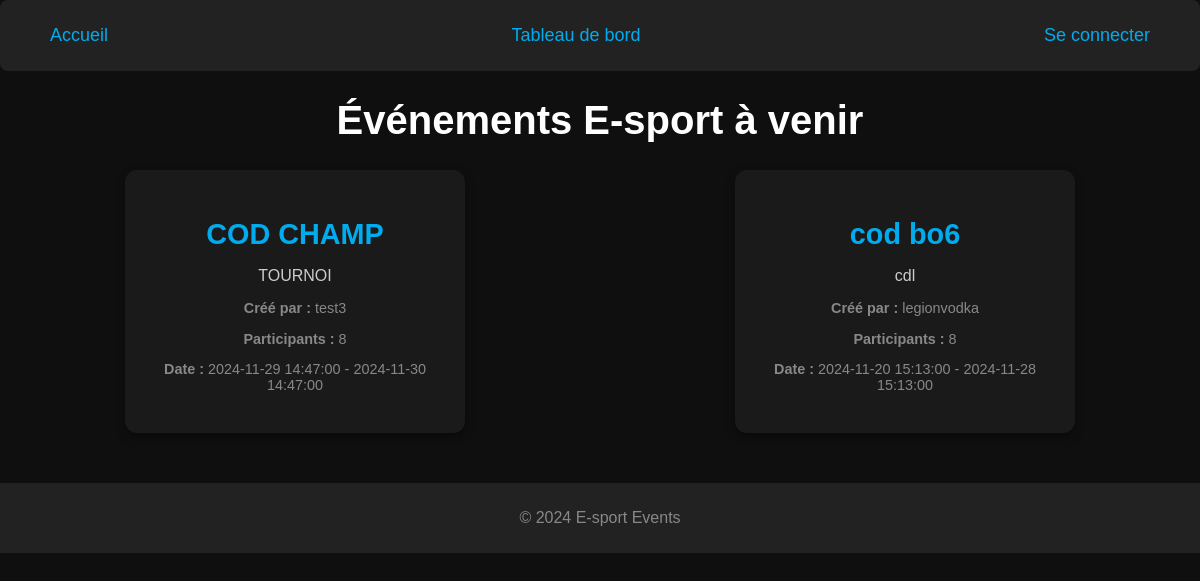
Screenshot of /events.php with the database file from the repository.
### tables this page shows
CREATE TABLE `events` (
  `id` int(11) NOT NULL,
  `title` varchar(255) NOT NULL,
  `start_date` datetime NOT NULL,
  `end_date` datetime NOT NULL,
  `player_count` int(11) NOT NULL,
  `status` enum('en attente','validé','refusé') DEFAULT 'en attente',
  `score` varchar(255) DEFAULT NULL,
  `created_by` int(11) NOT NULL,
  `validated_by` int(11) DEFAULT NULL,
  `description` text DEFAULT NULL,
  `username` varchar(50) DEFAULT NULL
);

CREATE TABLE `users` (
  `id` int(11) NOT NULL,
  `username` varchar(50) NOT NULL,
  `email` varchar(100) NOT NULL,
  `password` varchar(255) NOT NULL,
  `created_at` timestamp NOT NULL DEFAULT current_timestamp(),
  `role` enum('admin','user') DEFAULT 'user'
);

### events.php (the view, shortened to what this page needs)
<?php
require_once('config.php');
$stmt = $pdo->prepare("SELECT events.*, users.username FROM events JOIN users ON events.created_by = users.id WHERE events.status = 'validé' ORDER BY start_date DESC");
$stmt->execute();
$events = $stmt->fetchAll();
?>
<!DOCTYPE html>
<html lang="fr">
<head>
</head>
<body>
    <header>
        <nav>
            <a href="index.html">Accueil</a>
            <a href="dashboard.php">Tableau de bord</a>
            <a href="login.php">Se connecter</a>
        </nav>
    </header>
    <main>
        <h1 style="text-align: center; color: #fff; font-size: 2.5em;">Événements E-sport à venir</h1>
        <div class="event-list">
            <?php if (count($events) > 0): ?>
                <?php foreach ($events as $event): ?>
                    <div class="event-card">
                        <h3 class="event-title"><?php echo htmlspecialchars($event['title']); ?></h3>
                        <p class="event-description"><?php echo htmlspecialchars($event['description']); ?></p>
                        <div class="event-meta">
                            <p><strong>Créé par :</strong> <?php echo htmlspecialchars($event['username']);  ?> </p>
                            <p><strong>Participants :</strong> <?php echo htmlspecialchars($event['player_count']); ?></p>
                            <p><strong>Date :</strong> <?php echo htmlspecialchars($event['start_date']); ?> - <?php echo htmlspecialchars($event['end_date']); ?></p>
                        </div>
                    </div>
                <?php endforeach; ?>
            <?php else: ?>
                <p style="text-align: center; color: #ccc;">Aucun événement à afficher pour le moment.</p>
            <?php endif; ?>
        </div>
    </main>
    <footer>
        <p>&copy;
            2024 E-sport Events</p>
    </footer>
</body>
</html>

### events.php (style rules this page uses)
body { font-family: 'Arial', sans-serif; background-color: #0f0f0f; color: #fff; margin: 0; padding: 0; }
header { background-color: #222; padding: 15px 30px; border-radius: 8px; margin-bottom: 20px; }
nav { display: flex; justify-content: space-between; align-items: center; }
nav a { color: #00acee; text-decoration: none; font-size: 18px; padding: 10px 20px; border-radius: 4px; transition: background 0.3s, color 0.3s; }
.event-list { display: flex; flex-wrap: wrap; justify-content: space-around; gap: 20px; margin-top: 20px; }
.event-card { background-color: #1a1a1a; border-radius: 12px; width: 300px; padding: 20px; box-shadow: 0 4px 10px rgba(0, 0, 0, 0.4); transition: transform 0.3s ease, box-shadow 0.3s ease; }
.event-title { font-size: 1.8em; color: #00acee; margin-bottom: 15px; text-align: center; }
.event-description { font-size: 1em; color: #ccc; margin-bottom: 15px; text-align: center; }
.event-meta { color: #888; font-size: 0.9em; text-align: center; margin-bottom: 20px; }
footer { background-color: #222; text-align: center; padding: 10px; color: #888; margin-top: 50px; }

### rows the page displays
events: title "COD CHAMP", description "TOURNOI", created_by.username "test3", player_count "8", start_date "2024-11-29 14:47:00", end_date "2024-11-30 14:47:00"
events: title "cod bo6", description "cdl", created_by.username "legionvodka", player_count "8", start_date "2024-11-20 15:13:00", end_date "2024-11-28 15:13:00"
